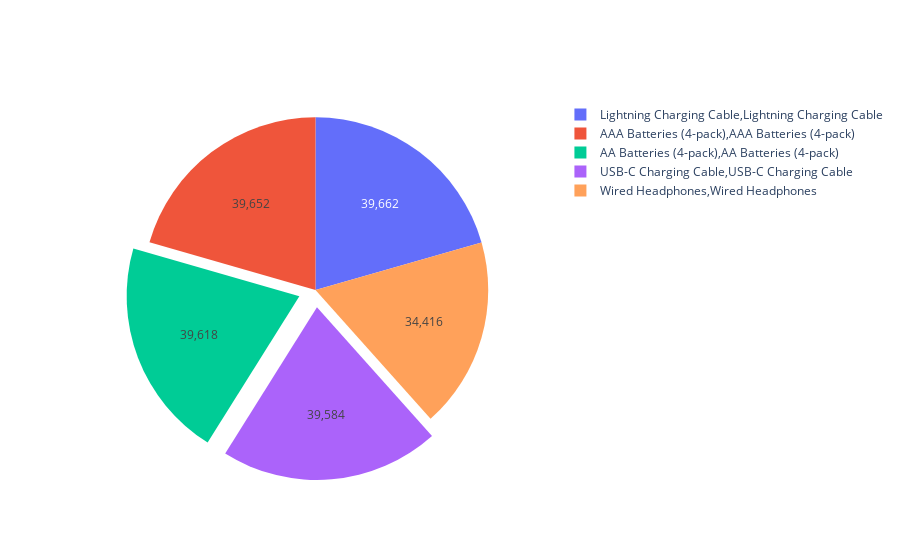

The notebook cell saved with this chart:
### Code cell
# Displaying the interactive pie chart.
iplot([trace])

### Figure 1 — Plotly figure (JSON) as saved in the notebook; plotly's stock layout.template omitted (floating-point values rounded to 4 significant figures)
{"data": [{"hoverinfo": "label+percent", "labels": ["Lightning Charging Cable,Lightning Charging Cable", "AAA Batteries (4-pack),AAA Batteries (4-pack)", "AA Batteries (4-pack),AA Batteries (4-pack)", "USB-C Charging Cable,USB-C Charging Cable", "Wired Headphones,Wired Headphones"], "pull": [0, 0, 0.1, 0.1, 0], "textinfo": "value", "type": "pie", "values": [39662, 39652, 39618, 39584, 34416]}], "layout": {}}
